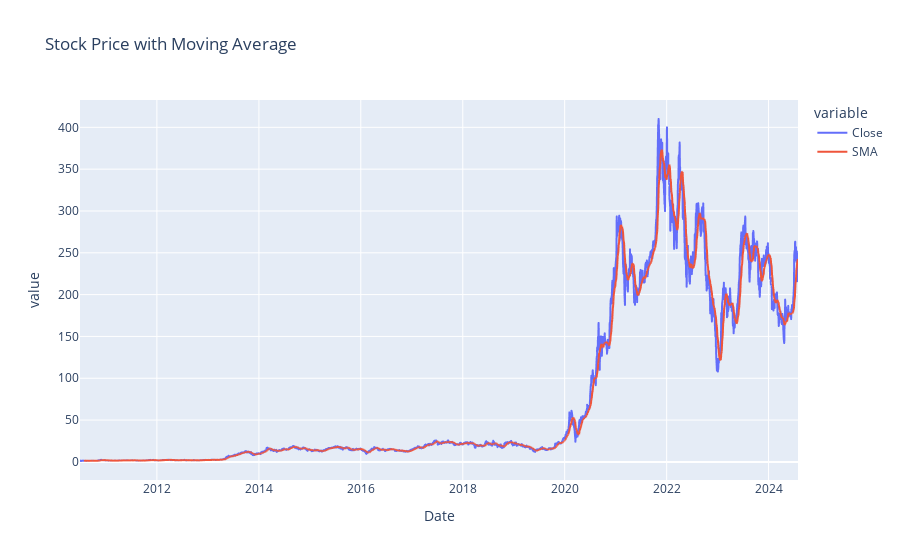

The notebook cell this image was saved under:
### Code cell
fa.plot_stock_data()

### Figure 1 — Plotly figure (JSON) as saved in the notebook; plotly's stock layout.template omitted (floating-point values rounded to 4 significant figures; data arrays with more than 128 entries replaced by an {"elided": "..."} marker saying what was removed)
{"data": [{"hovertemplate": "variable=Close<br>Date=%{x}<br>value=%{y}<extra></extra>", "legendgroup": "Close", "line": {"color": "#636efa", "dash": "solid"}, "marker": {"symbol": "circle"}, "mode": "lines", "name": "Close", "showlegend": true, "type": "scattergl", "x": {"elided": "3545 str values"}, "xaxis": "x", "y": {"elided": "3545 float values"}, "yaxis": "y"}, {"hovertemplate": "variable=SMA<br>Date=%{x}<br>value=%{y}<extra></extra>", "legendgroup": "SMA", "line": {"color": "#EF553B", "dash": "solid"}, "marker": {"symbol": "circle"}, "mode": "lines", "name": "SMA", "showlegend": true, "type": "scattergl", "x": {"elided": "3545 str values"}, "xaxis": "x", "y": {"elided": "3545 float values"}, "yaxis": "y"}], "layout": {"legend": {"title": {"text": "variable"}, "tracegroupgap": 0}, "title": {"text": "Stock Price with Moving Average"}, "xaxis": {"anchor": "y", "domain": [0, 1], "title": {"text": "Date"}}, "yaxis": {"anchor": "x", "domain": [0, 1], "title": {"text": "value"}}}}
